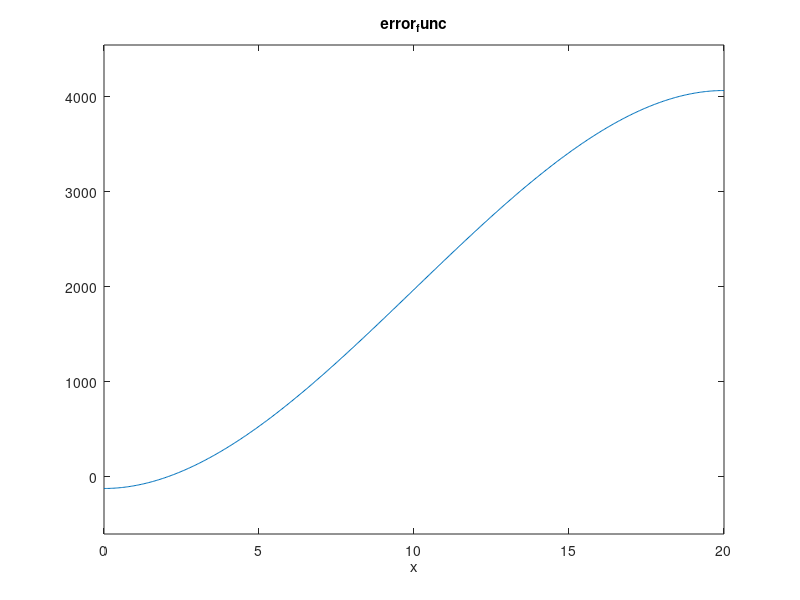

This chart was generated by the following MATLAB code:
function res = duck()
    error = error_func(2)
    ezplot(@error_func, [0, 20])
    res = fzero(@error_func, 2);
end

function res = error_func(d)
    rho = 0.3;      % density in g / cm^3
    r = 10;         % radius in cm
    mass_duck = 4/3 * pi * r.^2 * rho;;
    mass_water = pi / 3  * (3*r*d.^2 - d.^3);
    res = mass_water - mass_duck;
end